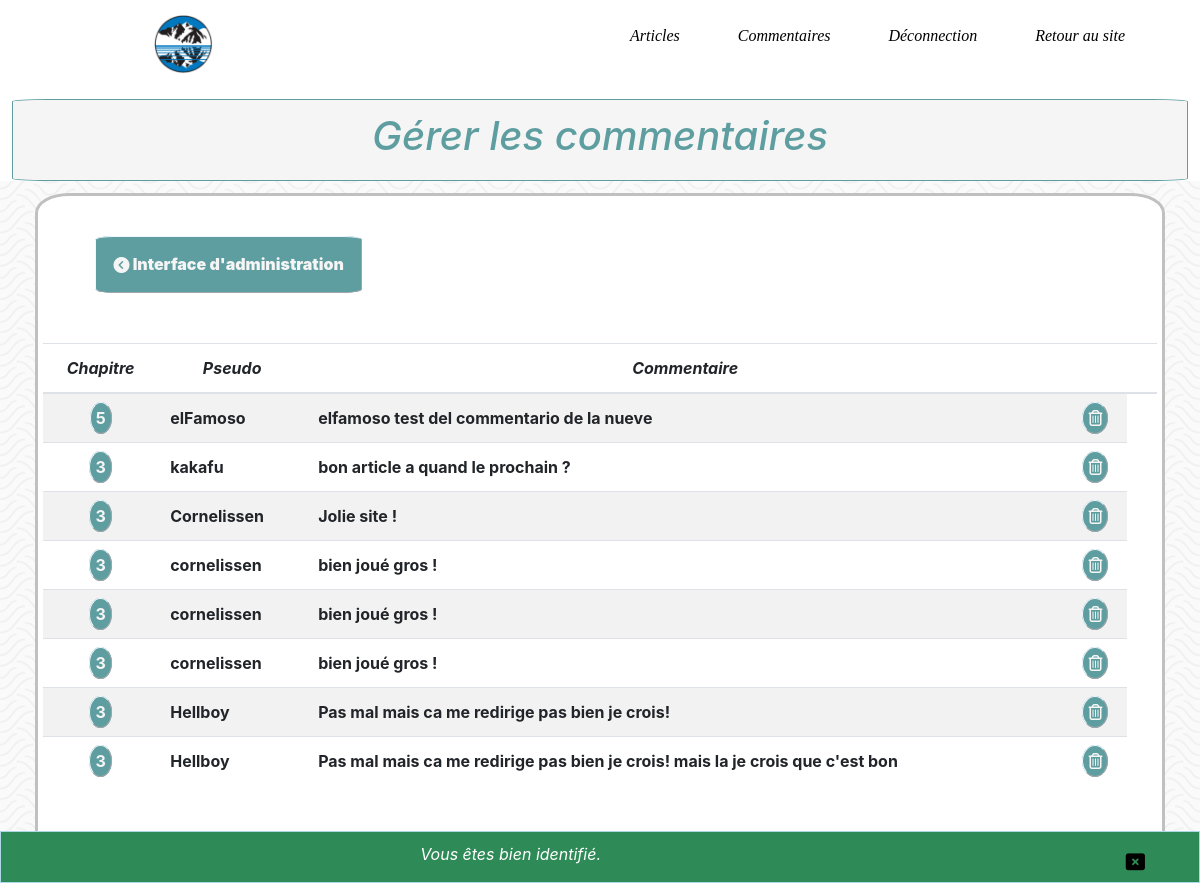
Screenshot of /index.php?action=tableComment (signed in) with the database file from the repository.
### tables this page shows
CREATE TABLE IF NOT EXISTS `comments` (
  `id` int(11) NOT NULL AUTO_INCREMENT,
  `id_article` int(11) NOT NULL,
  `pseudo` varchar(20) NOT NULL,
  `comment` varchar(255) NOT NULL,
  `date_creation` datetime NOT NULL DEFAULT CURRENT_TIMESTAMP,
  `report` int(11) NOT NULL,
  PRIMARY KEY (`id`),
  KEY `id_article` (`id_article`)
);

### controller/backend/adminCommentController.php (called while the page is built, shortened)
<?php
Class adminCommentController  {
	public function tableComment()  {
		$commentManager = new Cornelissen\Blog\Model\CommentManager();
		$comments = $commentManager->getAllComments();
		require ('view/backend/tableCommentView.php');
	}
}

### model/CommentManager.php (called while the page is built, shortened)
<?php
Class CommentManager extends Manager
{
	public function getAllComments()
	{
		$db = $this->dbConnect();
		$comments = $db->query('SELECT *,DATE_FORMAT(date_creation, \'%d/%m/%Y à %Hh%imin\') AS date_creation_fr FROM comments WHERE report = "0" ORDER BY id_article DESC');
		return $comments;
	}
}

### view/backend/tableCommentView.php (the view, shortened to what this page needs)
<div class="row">
	<div class="col-lg-12 post">
		<div class="row">
			<div class="col-lg-4 paneladd">
				<a class="panel" href="index.php?action=admin"><i class="fas fa-chevron-circle-left"></i> Interface d'administration</a>
			</div>
		</div>
		<div class="row">
			<table class="table table-striped table-condensed">
				<thead>
					<tr>
						<th>Chapitre</th>
						<th>Pseudo</th>
						<th>Commentaire</th>
						<th> </th>
						<th> </th>
					</tr>
				</thead>
				<tbody>
				<?php
				while ($comment = $comments->fetch())  {
				?>
					<tr>
						<th class="bulle"><a href="index.php?action=post&amp;id=<?=$comment['id_article'];?>" target="_blank"> <?=$comment['id_article'];?> </a>
						<th class=""><?= $comment['pseudo']; ?></th>
						<th class=""><?= $comment['comment']; ?></th>
						<th class="bulle"><a class="panel" onclick="return confirm('Voulez-vous supprimer cet article ?');" href="index.php?action=deleteComment&amp;id=<?=$comment['id']; ?>"><i class="far fa-trash-alt"></i></i></a></th>
					</tr>
				<?php
				}
				?>
				</tbody>
			</table>
		</div>
	</div>
</div>
<?php
require('template.php');
?>

### public/css/style.css (style rules this page uses)
body { background: url("../images/just-waves.png"); }
.post { border : 3px solid silver; background: white; padding: 5%; margin-bottom: 2%; border-radius: 3%; }
table { margin-top: 5%; }
thead tr { text-align: center; font-style: italic; margin-top: 5%; }
.panel { border: 1px outset aliceblue; border-radius : 7%; background: cadetblue; padding: 5%; margin-bottom: 2%; text-decoration: none; color: whitesmoke; }
.paneladd { text-align: center; margin-bottom: 1%; }
.paneladd .panel { font-weight: 900; }
.bulle { text-align: center; }
.bulle a { text-align: center; border: 1px outset aliceblue; border-radius: 50%; padding: 5px; background: cadetblue; color: whitesmoke; }

### rows the page displays
comments: id_article "5", pseudo "elFamoso", comment "elfamoso test del commentario de la nueve"
comments: id_article "3", pseudo "kakafu", comment "bon article a quand le prochain ?"
comments: id_article "3", pseudo "Cornelissen", comment "Jolie site !"
comments: id_article "3", pseudo "cornelissen", comment "bien joué gros !"
comments: id_article "3", pseudo "cornelissen", comment "bien joué gros !"
comments: id_article "3", pseudo "cornelissen", comment "bien joué gros !"
comments: id_article "3", pseudo "Hellboy", comment "Pas mal mais ca me redirige pas bien je crois!"
comments: id_article "3", pseudo "Hellboy", comment "Pas mal mais ca me redirige pas bien je crois! mais la je crois que c'est bon"

### other values shown
$title "Gérer les commentaires"
$_SESSION['success'] "Vous êtes bien identifié."
